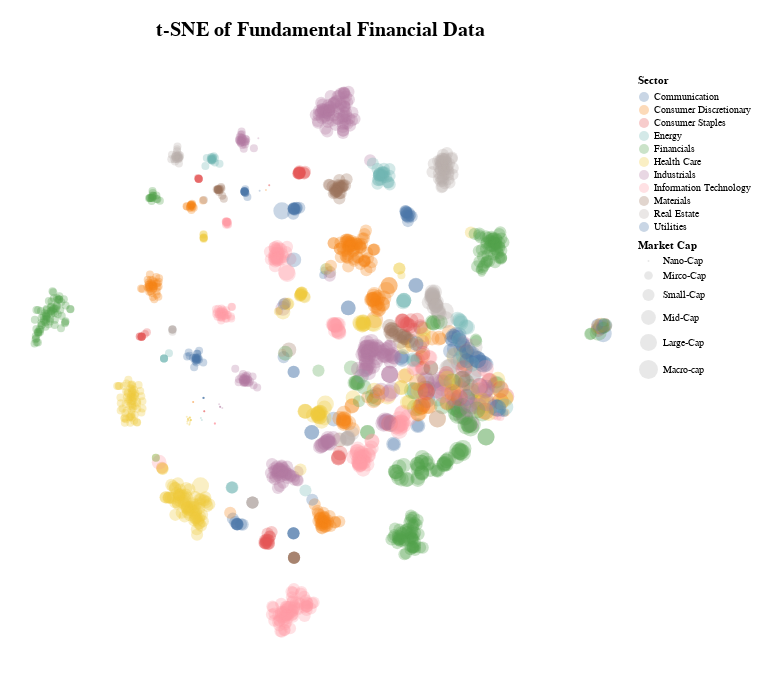

Notebook code for this chart:
### Markdown cell above
Alright, that should have run our raw data through the pipeline and output a dataframe that we would expect to be (1915 x 2). Let's check that and then we can plot the data to see what we have.

### Code cell
print(f"The tsne output dataframe has dimensions of {X_raw_tsne.shape}\n")

plot_df = pd.DataFrame({
    "tsne1": X_raw_tsne[:, 0],
    "tsne2": X_raw_tsne[:, 1],
    # optional metadata for color/tooltip:
    "Sector": X_raw["Sector"].values,
    "Market Cap": X_raw['Market Cap'].values,
})

market_cap_order = ['Nano-Cap','Mirco-Cap','Small-Cap','Mid-Cap','Large-Cap','Macro-cap']

raw_chart = (
    alt.Chart(plot_df, title = alt.TitleParams(text='t-SNE of Fundamental Financial Data',fontSize=20,offset=35))
      .mark_circle(size=28, opacity=0.3)
      .encode(
          x=alt.X("tsne1:Q", title = '', axis = None),
          y=alt.Y("tsne2:Q", title = '', axis = None),
          color=alt.Color("Sector:N"), 
          size = alt.Size("Market Cap:N", scale=alt.Scale(domain=market_cap_order),sort=market_cap_order), 
          tooltip=["Sector:N", "Market Cap:N"]
      )
      .properties(padding = 20, width = 600, height = 600
    )
    .configure_view(stroke=None)
      .interactive()
)

raw_chart

### Figure 1 — Vega-Lite specification as saved in the notebook (floating-point values rounded to 4 significant figures; data arrays with more than 128 entries replaced by an {"elided": "..."} marker saying what was removed)
{"config": {"view": {"continuousWidth": 300, "continuousHeight": 300, "stroke": null}}, "data": {"name": "data-5cac0d6805626a65f65dba0eafcd6246"}, "mark": {"type": "circle", "opacity": 0.3, "size": 28}, "encoding": {"color": {"field": "Sector", "type": "nominal"}, "size": {"field": "Market Cap", "scale": {"domain": ["Nano-Cap", "Mirco-Cap", "Small-Cap", "Mid-Cap", "Large-Cap", "Macro-cap"]}, "sort": ["Nano-Cap", "Mirco-Cap", "Small-Cap", "Mid-Cap", "Large-Cap", "Macro-cap"], "type": "nominal"}, "tooltip": [{"field": "Sector", "type": "nominal"}, {"field": "Market Cap", "type": "nominal"}], "x": {"axis": null, "field": "tsne1", "title": "", "type": "quantitative"}, "y": {"axis": null, "field": "tsne2", "title": "", "type": "quantitative"}}, "height": 600, "padding": 20, "params": [{"name": "param_35", "select": {"type": "interval", "encodings": ["x", "y"]}, "bind": "scales"}], "title": {"text": "t-SNE of Fundamental Financial Data", "fontSize": 20, "offset": 35}, "width": 600, "$schema": "https://vega.github.io/schema/vega-lite/v5.20.1.json", "datasets": {"data-5cac0d6805626a65f65dba0eafcd6246": {"elided": "1915 records"}}}
